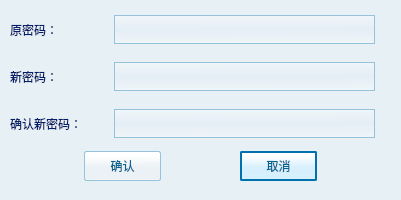
<ui version="4.0" >
 <class>ChangePassword</class>
 <widget class="QDialog" name="ChangePassword" >
  <property name="geometry" >
   <rect>
    <x>0</x>
    <y>0</y>
    <width>401</width>
    <height>200</height>
   </rect>
  </property>
  <property name="windowTitle" >
   <string>修改密码</string>
  </property>
  <property name="styleSheet" >
   <string notr="true" >font: 14pt "宋体";
background-color: rgb(231, 240, 245);</string>
  </property>
  <widget class="QLabel" name="label_3" >
   <property name="geometry" >
    <rect>
     <x>10</x>
     <y>104</y>
     <width>96</width>
     <height>39</height>
    </rect>
   </property>
   <property name="sizePolicy" >
    <sizepolicy vsizetype="Preferred" hsizetype="Fixed" >
     <horstretch>0</horstretch>
     <verstretch>0</verstretch>
    </sizepolicy>
   </property>
   <property name="minimumSize" >
    <size>
     <width>80</width>
     <height>0</height>
    </size>
   </property>
   <property name="styleSheet" >
    <string notr="true" >font: 75 12pt "新宋体";
color: rgb(4, 30, 103);
background-color: qlineargradient(spread:pad, x1:0.528364, y1:1, x2:0.511, y2:0.0113636, stop:0 rgba(255, 255, 255, 0), stop:0.5 rgba(224, 234, 245, 0), stop:1 rgba(255, 255, 255, 0));
    border-width:0px;</string>
   </property>
   <property name="text" >
    <string>确认新密码：</string>
   </property>
  </widget>
  <widget class="QLineEdit" name="editPasswordNewConfirm" >
   <property name="geometry" >
    <rect>
     <x>114</x>
     <y>109</y>
     <width>261</width>
     <height>29</height>
    </rect>
   </property>
   <property name="sizePolicy" >
    <sizepolicy vsizetype="Fixed" hsizetype="Fixed" >
     <horstretch>0</horstretch>
     <verstretch>0</verstretch>
    </sizepolicy>
   </property>
   <property name="styleSheet" >
    <string notr="true" >background-color: qlineargradient(spread:pad, x1:0.528364, y1:1, x2:0.511, y2:0.0113636, stop:0 rgba(255, 255, 255, 100), stop:0.5 rgba(224, 234, 245, 100), stop:1 rgba(255, 255, 255, 100));
 border-width: 1px;
    border-color: rgb(150, 194, 219);
    border-style: solid;
    padding: 2px;</string>
   </property>
   <property name="echoMode" >
    <enum>QLineEdit::Password</enum>
   </property>
  </widget>
  <widget class="QLabel" name="label_6" >
   <property name="geometry" >
    <rect>
     <x>381</x>
     <y>104</y>
     <width>16</width>
     <height>39</height>
    </rect>
   </property>
   <property name="styleSheet" >
    <string notr="true" >color: rgb(255, 0, 0);</string>
   </property>
   <property name="text" >
    <string/>
   </property>
  </widget>
  <widget class="QLabel" name="label_2" >
   <property name="geometry" >
    <rect>
     <x>10</x>
     <y>57</y>
     <width>80</width>
     <height>39</height>
    </rect>
   </property>
   <property name="sizePolicy" >
    <sizepolicy vsizetype="Preferred" hsizetype="Fixed" >
     <horstretch>0</horstretch>
     <verstretch>0</verstretch>
    </sizepolicy>
   </property>
   <property name="minimumSize" >
    <size>
     <width>80</width>
     <height>0</height>
    </size>
   </property>
   <property name="styleSheet" >
    <string notr="true" >font: 75 12pt "新宋体";
color: rgb(4, 30, 103);
background-color: qlineargradient(spread:pad, x1:0.528364, y1:1, x2:0.511, y2:0.0113636, stop:0 rgba(255, 255, 255, 0), stop:0.5 rgba(224, 234, 245, 0), stop:1 rgba(255, 255, 255, 0));
    border-width:0px;</string>
   </property>
   <property name="text" >
    <string>新密码：</string>
   </property>
  </widget>
  <widget class="QLineEdit" name="editPasswordNew" >
   <property name="geometry" >
    <rect>
     <x>114</x>
     <y>62</y>
     <width>261</width>
     <height>29</height>
    </rect>
   </property>
   <property name="sizePolicy" >
    <sizepolicy vsizetype="Fixed" hsizetype="Fixed" >
     <horstretch>0</horstretch>
     <verstretch>0</verstretch>
    </sizepolicy>
   </property>
   <property name="styleSheet" >
    <string notr="true" >background-color: qlineargradient(spread:pad, x1:0.528364, y1:1, x2:0.511, y2:0.0113636, stop:0 rgba(255, 255, 255, 100), stop:0.5 rgba(224, 234, 245, 100), stop:1 rgba(255, 255, 255, 100));
 border-width: 1px;
    border-color: rgb(150, 194, 219);
    border-style: solid;
    padding: 2px;</string>
   </property>
   <property name="echoMode" >
    <enum>QLineEdit::Password</enum>
   </property>
  </widget>
  <widget class="QLabel" name="label_5" >
   <property name="geometry" >
    <rect>
     <x>381</x>
     <y>57</y>
     <width>16</width>
     <height>39</height>
    </rect>
   </property>
   <property name="styleSheet" >
    <string notr="true" >color: rgb(255, 0, 0);</string>
   </property>
   <property name="text" >
    <string/>
   </property>
  </widget>
  <widget class="QLabel" name="label" >
   <property name="geometry" >
    <rect>
     <x>10</x>
     <y>10</y>
     <width>80</width>
     <height>39</height>
    </rect>
   </property>
   <property name="sizePolicy" >
    <sizepolicy vsizetype="Preferred" hsizetype="Fixed" >
     <horstretch>0</horstretch>
     <verstretch>0</verstretch>
    </sizepolicy>
   </property>
   <property name="minimumSize" >
    <size>
     <width>80</width>
     <height>0</height>
    </size>
   </property>
   <property name="styleSheet" >
    <string notr="true" >font: 75 12pt "新宋体";
color: rgb(4, 30, 103);
background-color: qlineargradient(spread:pad, x1:0.528364, y1:1, x2:0.511, y2:0.0113636, stop:0 rgba(255, 255, 255, 0), stop:0.5 rgba(224, 234, 245, 0), stop:1 rgba(255, 255, 255, 0));
    border-width:0px;</string>
   </property>
   <property name="text" >
    <string>原密码：</string>
   </property>
  </widget>
  <widget class="QLineEdit" name="editPasswordOld" >
   <property name="geometry" >
    <rect>
     <x>114</x>
     <y>15</y>
     <width>261</width>
     <height>29</height>
    </rect>
   </property>
   <property name="sizePolicy" >
    <sizepolicy vsizetype="Fixed" hsizetype="Fixed" >
     <horstretch>0</horstretch>
     <verstretch>0</verstretch>
    </sizepolicy>
   </property>
   <property name="styleSheet" >
    <string notr="true" >background-color: qlineargradient(spread:pad, x1:0.528364, y1:1, x2:0.511, y2:0.0113636, stop:0 rgba(255, 255, 255, 100), stop:0.5 rgba(224, 234, 245, 100), stop:1 rgba(255, 255, 255, 100));
 border-width: 1px;
    border-color: rgb(150, 194, 219);
    border-style: solid;
    padding: 2px;</string>
   </property>
   <property name="echoMode" >
    <enum>QLineEdit::Password</enum>
   </property>
  </widget>
  <widget class="QLabel" name="label_4" >
   <property name="geometry" >
    <rect>
     <x>381</x>
     <y>10</y>
     <width>16</width>
     <height>39</height>
    </rect>
   </property>
   <property name="styleSheet" >
    <string notr="true" >color: rgb(255, 0, 0);</string>
   </property>
   <property name="text" >
    <string/>
   </property>
  </widget>
  <widget class="QPushButton" name="buttonEnter" >
   <property name="geometry" >
    <rect>
     <x>84</x>
     <y>151</y>
     <width>77</width>
     <height>30</height>
    </rect>
   </property>
   <property name="styleSheet" >
    <string notr="true" >background-color: qlineargradient(spread:pad, x1:0.520599, y1:1, x2:0.508, y2:0.142, stop:0 rgba(255, 255, 255, 255), stop:0.0564972 rgba(236, 241, 245, 255), stop:0.536723 rgba(236, 241, 245, 255), stop:1 rgba(255, 255, 255, 255));

    border-width: 1px;
    border-color: rgb(150, 194, 219);
    border-style: solid;
    border-radius:2;
    padding: 2px;
 
font: 13pt "汉仪中黑简";
color: rgb(7, 100, 143);</string>
   </property>
   <property name="text" >
    <string>确认</string>
   </property>
  </widget>
  <widget class="QPushButton" name="buttonCancel" >
   <property name="geometry" >
    <rect>
     <x>240</x>
     <y>151</y>
     <width>77</width>
     <height>30</height>
    </rect>
   </property>
   <property name="styleSheet" >
    <string notr="true" >background-color: qlineargradient(spread:pad, x1:0.520599, y1:1, x2:0.508, y2:0.142, stop:0 rgba(255, 255, 255, 255), stop:0.0564972 rgba(214, 240, 253, 255), stop:0.536723 rgba(216, 239, 253, 255), stop:1 rgba(255, 255, 255, 255));

    border-width: 2px;
    border-color: rgb(0, 113, 173);
    border-style: solid;
    border-radius:2;
    padding: 2px;

font: 13pt "汉仪中黑简";
color: rgb(7, 100, 143);</string>
   </property>
   <property name="text" >
    <string>取消</string>
   </property>
  </widget>
 </widget>
 <resources/>
 <connections/>
</ui>
